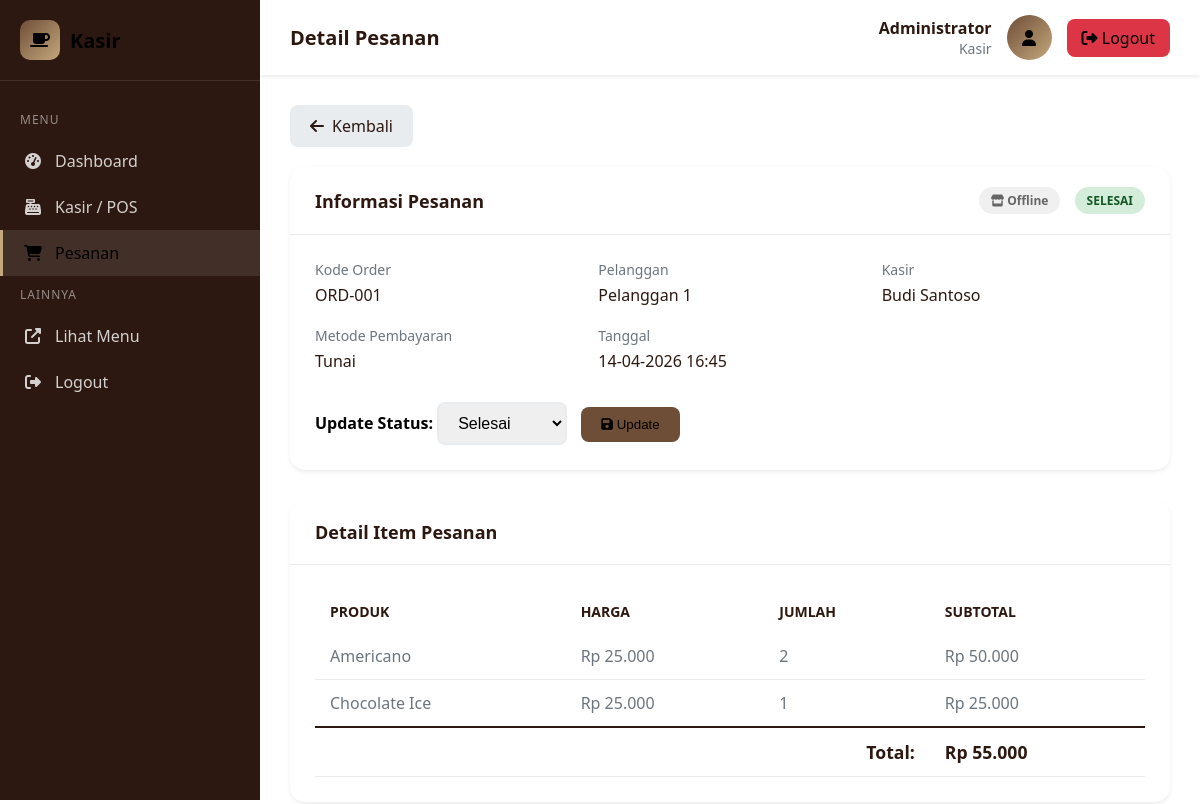
/kasir/orders/view.php?id=1 (signed in), run on the app's committed database.
### tables this page shows
CREATE TABLE IF NOT EXISTS orders (
    id INT PRIMARY KEY AUTO_INCREMENT,
    kode_order VARCHAR(20) UNIQUE NOT NULL,
    user_id INT,
    nama_pelanggan VARCHAR(100),
    nomor_meja VARCHAR(20),
    total_harga DECIMAL(12,2) NOT NULL,
    metode_pembayaran ENUM('tunai', 'qris', 'transfer') DEFAULT 'tunai',
    catatan TEXT,
    tipe_order ENUM('online', 'offline') DEFAULT 'offline',
    status_order ENUM('pending', 'diproses', 'selesai', 'dibatalkan') DEFAULT 'pending',
    created_at TIMESTAMP DEFAULT CURRENT_TIMESTAMP,
    FOREIGN KEY (user_id) REFERENCES users(id)
);

CREATE TABLE IF NOT EXISTS users (
    id INT PRIMARY KEY AUTO_INCREMENT,
    username VARCHAR(50) NOT NULL UNIQUE,
    password VARCHAR(255) NOT NULL,
    nama_lengkap VARCHAR(100) NOT NULL,
    email VARCHAR(100) NOT NULL,
    role ENUM('admin', 'kasir', 'pengelola') DEFAULT 'kasir',
    status ENUM('active', 'inactive') DEFAULT 'active',
    created_at TIMESTAMP DEFAULT CURRENT_TIMESTAMP
);

CREATE TABLE IF NOT EXISTS order_items (
    id INT PRIMARY KEY AUTO_INCREMENT,
    order_id INT NOT NULL,
    produk_id INT NOT NULL,
    jumlah INT NOT NULL,
    harga_saat_pesan DECIMAL(10,2) NOT NULL,
    subtotal DECIMAL(12,2) NOT NULL,
    FOREIGN KEY (order_id) REFERENCES orders(id) ON DELETE CASCADE,
    FOREIGN KEY (produk_id) REFERENCES products(id)
);

CREATE TABLE IF NOT EXISTS products (
    id INT PRIMARY KEY AUTO_INCREMENT,
    nama_produk VARCHAR(200) NOT NULL,
    deskripsi TEXT,
    harga DECIMAL(10,2) NOT NULL,
    kategori_id INT,
    gambar VARCHAR(255),
    status ENUM('active', 'inactive') DEFAULT 'active',
    created_at TIMESTAMP DEFAULT CURRENT_TIMESTAMP,
    FOREIGN KEY (kategori_id) REFERENCES categories(id) ON DELETE SET NULL
);

### config/functions.php (called while the page is built, shortened)
<?php
require_once 'database.php';
function formatCurrency($amount)
{
    return 'Rp ' . number_format($amount, 0, ',', '.');
}
function getOrderById($id)
{
    global $conn;
    $stmt = $conn->prepare("SELECT o.*, u.nama_lengkap as nama_kasir
                            FROM orders o
                            LEFT JOIN users u ON o.user_id = u.id
                            WHERE o.id = ?");
    $stmt->bind_param("i", $id);
    $stmt->execute();
    return $stmt->get_result()->fetch_assoc();
}
function getOrderItems($order_id)
{
    global $conn;
    $stmt = $conn->prepare("SELECT oi.*, p.nama_produk, p.gambar
                            FROM order_items oi
                            LEFT JOIN products p ON oi.produk_id = p.id
                            WHERE oi.order_id = ?");
    $stmt->bind_param("i", $order_id);
    $stmt->execute();
    return $stmt->get_result()->fetch_all(MYSQLI_ASSOC);
}

### kasir/orders/view.php (the view, shortened to what this page needs)
<?php
require_once '../../config/functions.php';
$id = isset($_GET['id']) ? (int) $_GET['id'] : 0;
$order = getOrderById($id);
$items = getOrderItems($id);
?>
<!DOCTYPE html>
<html lang="id">
<head>
    <link rel="stylesheet" href="https://cdnjs.cloudflare.com/ajax/libs/font-awesome/6.4.0/css/all.min.css">
</head>
<body>
    <aside class="sidebar">
        <div class="sidebar-brand">
            <div class="logo-icon"><i class="fas fa-coffee"></i></div>
            <span>Kasir</span>
        </div>
        <nav class="sidebar-menu">
            <div class="menu-section">Menu</div>
            <a href="../index.php" class="menu-item"><i class="fas fa-tachometer-alt"></i><span>Dashboard</span></a>
            <a href="../pos.php" class="menu-item"><i class="fas fa-cash-register"></i><span>Kasir / POS</span></a>
            <a href="index.php" class="menu-item active"><i class="fas fa-shopping-cart"></i><span>Pesanan</span></a>
            <div class="menu-section">Lainnya</div>
            <a href="../../index.php" class="menu-item" target="_blank"><i
                    class="fas fa-external-link-alt"></i><span>Lihat Menu</span></a>
            <a href="../logout.php" class="menu-item"><i class="fas fa-sign-out-alt"></i><span>Logout</span></a>
        </nav>
    </aside>
    <main class="main-content">
        <header class="admin-header">
            <h1 class="header-title">Detail Pesanan</h1>
            <div class="header-user">
                <div class="user-info">
                    <div class="user-name">
                        <?= $_SESSION['admin_nama'] ?>
                    </div>
                    <div class="user-role">Kasir</div>
                </div>
                <div class="user-avatar"><i class="fas fa-user"></i></div>
                <a href="../logout.php" class="btn-logout"><i class="fas fa-sign-out-alt"></i> Logout</a>
            </div>
        </header>
        <div class="content">
            <a href="index.php" class="btn-back"><i class="fas fa-arrow-left"></i> Kembali</a>
            <div class="card">
                <div class="card-header">
                    <h2 class="card-title">Informasi Pesanan</h2>
                    <div>
                        <span class="tipe-badge <?= $order['tipe_order'] ?>">
                            <?= $order['tipe_order'] == 'online' ? '<i class="fas fa-globe"></i> Online' : '<i class="fas fa-store"></i> Offline' ?>
                        </span>
                        <span class="status-badge <?= $order['status_order'] ?>" style="margin-left: 10px;">
                            <?= strtoupper($order['status_order']) ?>
                        </span>
                    </div>
                </div>
                <div class="card-body">
                    <div class="order-info">
                        <div class="info-item">
                            <div class="info-label">Kode Order</div>
                            <div class="info-value">
                                <?= $order['kode_order'] ?>
                            </div>
                        </div>
                        <div class="info-item">
                            <div class="info-label">Pelanggan</div>
                            <div class="info-value">
                                <?= $order['nama_pelanggan'] ?>
                            </div>
                        </div>
                        <div class="info-item">
                            <div class="info-label">Kasir</div>
                            <div class="info-value">
                                <?= $order['nama_kasir'] ?: '-' ?>
                            </div>
                        </div>
                        <div class="info-item">
                            <div class="info-label">Metode Pembayaran</div>
                            <div class="info-value">
                                <?= ucfirst($order['metode_pembayaran']) ?>
                            </div>
                        </div>
                        <div class="info-item">
                            <div class="info-label">Tanggal</div>
                            <div class="info-value">
                                <?= date('d-m-Y H:i', strtotime($order['created_at'])) ?>
                            </div>
                        </div>
                    </div>
                    <form method="POST" class="form-group">
                        <label><strong>Update Status:</strong></label>
                        <select name="status">
                            <option value="selesai" <?= $order['status_order'] == 'selesai' ? 'selected' : '' ?>>Selesai
                            </option>
                        </select>
                        <button type="submit" name="update_status" class="btn-update"><i class="fas fa-save"></i>
                            Update</button>
                    </form>
                </div>
            </div>
            <div class="card">
                <div class="card-header">
                    <h2 class="card-title">Detail Item Pesanan</h2>
                </div>
                <div class="card-body">
                    <table class="table">
                        <thead>
                            <tr>
                                <th>Produk</th>
                                <th>Harga</th>
                                <th>Jumlah</th>
                                <th>Subtotal</th>
                            </tr>
                        </thead>
                        <tbody>
                            <?php foreach ($items as $item): ?>
                                <tr>
                                    <td>
                                        <?= $item['nama_produk'] ?>
                                    </td>
                                    <td>
                                        <?= formatCurrency($item['harga_saat_pesan']) ?>
                                    </td>
                                    <td>
                                        <?= $item['jumlah'] ?>
                                    </td>
                                    <td>
                                        <?= formatCurrency($item['subtotal']) ?>
                                    </td>
                                </tr>
                            <?php endforeach; ?>
                            <tr class="total-row">
                                <td colspan="3" style="text-align: right;">Total:</td>
                                <td>
                                    <?= formatCurrency($order['total_harga']) ?>
                                </td>
                            </tr>
                        </tbody>
                    </table>
                </div>
            </div>
        </div>
    </main>
</body>
</html>

### kasir/orders/view.php (style rules this page uses)
:root { --primary: #6F4E37; --primary-dark: #5D4037; --secondary: #C4A77D; --dark: #2C1810; --white: --gray-100 #ffffff; : #f8f9fa; --gray-200: #e9ecef; --gray-600: #6c757d; --success: #28a745; --danger: #dc3545; --info: #17a2b8; --shadow: 0 0.125rem 0.25rem rgba(0, 0, 0, 0.075); }
* { margin: 0; padding: 0; box-sizing: border-box; }
body { font-family: 'Segoe UI', sans-serif; background: var(--gray-100); min-height: 100vh; }
.sidebar { position: fixed; top: 0; left: 0; width: 260px; height: 100vh; background: var(--dark); color: var(--white); z-index: 100; }
.sidebar-brand { padding: 20px; display: flex; align-items: center; gap: 10px; border-bottom: 1px solid rgba(255, 255, 255, 0.1); }
.sidebar-brand .logo-icon { width: 40px; height: 40px; background: linear-gradient(135deg, var(--primary), var(--secondary)); border-radius: 10px; display: flex; align-items: center; justify-content: center; }
.sidebar-brand span { font-size: 1.25rem; font-weight: 700; }
.sidebar-menu { padding: 20px 0; }
.menu-section { padding: 10px 20px; font-size: 0.75rem; text-transform: uppercase; color: rgba(255, 255, 255, 0.5); letter-spacing: 1px; }
.menu-item { padding: 12px 20px; display: flex; align-items: center; gap: 12px; color: rgba(255, 255, 255, 0.8); text-decoration: none; transition: all 0.3s; border-left: 3px solid transparent; }
.menu-item:hover, .menu-item.active { background: rgba(255, 255, 255, 0.1); color: var(--white); border-left-color: var(--secondary); }
.menu-item i { width: 20px; text-align: center; }
.main-content { margin-left: 260px; min-height: 100vh; }
.admin-header { background: var(--white); padding: 15px 30px; display: flex; justify-content: space-between; align-items: center; box-shadow: var(--shadow); position: sticky; top: 0; z-index: 50; }
.header-title { font-size: 1.25rem; font-weight: 600; color: var(--dark); }
.header-user { display: flex; align-items: center; gap: 15px; }
.user-info { text-align: right; }
.user-name { font-weight: 600; color: var(--dark); }
.user-role { font-size: 0.875rem; color: var(--gray-600); }
.user-avatar { width: 45px; height: 45px; background: linear-gradient(135deg, var(--primary), var(--secondary)); border-radius: 50%; display: flex; align-items: center; justify-content: center; color: var(--white); }
.btn-logout { padding: 8px 15px; background: var(--danger); color: var(--white); border: none; border-radius: 8px; cursor: pointer; text-decoration: none; }
.content { padding: 30px; }
.btn-back { padding: 10px 20px; background: var(--gray-200); color: var(--dark); border: none; border-radius: 8px; font-weight: 500; cursor: pointer; text-decoration: none; display: inline-flex; align-items: center; gap: 8px; margin-bottom: 20px; }
.card { background: var(--white); border-radius: 15px; box-shadow: var(--shadow); overflow: hidden; margin-bottom: 30px; }
.card-header { padding: 20px 25px; border-bottom: 1px solid var(--gray-200); display: flex; justify-content: space-between; align-items: center; }
.card-title { font-size: 1.125rem; font-weight: 600; color: var(--dark); }
.card-body { padding: 25px; }
.order-info { display: grid; grid-template-columns: repeat(auto-fit, minmax(200px, 1fr)); gap: 20px; margin-bottom: 30px; }
.info-label { font-size: 0.875rem; color: var(--gray-600); margin-bottom: 5px; }
.info-value { font-size: 1rem; font-weight: 500; color: var(--dark); }
.status-badge { display: inline-block; padding: 5px 12px; border-radius: 20px; font-size: 0.75rem; font-weight: 600; }
.status-badge.selesai { background: #d4edda; color: #155724; }
.tipe-badge { display: inline-block; padding: 5px 12px; border-radius: 20px; font-size: 0.75rem; font-weight: 600; }
.tipe-badge.offline { background: #f0f0f0; color: #666; }
.table { width: 100%; border-collapse: collapse; }
.table th, .table td { padding: 12px 15px; text-align: left; }
.table th { background: var(--gray-100); font-weight: 600; color: var(--dark); font-size: 0.875rem; text-transform: uppercase; }
.table td { border-bottom: 1px solid var(--gray-200); color: var(--gray-600); }
.total-row td { font-weight: 600; font-size: 1.1rem; color: var(--dark); border-top: 2px solid var(--dark); }
.form-group { margin-top: 20px; }
.form-group select { padding: 10px 15px; border: 2px solid var(--gray-200); border-radius: 8px; font-size: 1rem; margin-right: 10px; }
.btn-update { padding: 10px 20px; background: var(--primary); color: var(--white); border: none; border-radius: 8px; cursor: pointer; }

### data on the page
orders: status_order "SELESAI", kode_order "ORD-001", nama_pelanggan "Pelanggan 1", user.nama_lengkap "Budi Santoso", metode_pembayaran "Tunai", created_at "14-04-2026 16:45", status "Selesai", total_harga "Rp 55.000"
order_items: produk.nama_produk "Americano", harga_saat_pesan "Rp 25.000", jumlah "2", subtotal "Rp 50.000"
order_items: produk.nama_produk "Chocolate Ice", harga_saat_pesan "Rp 25.000", jumlah "1", subtotal "Rp 25.000"

### other printed values
$_SESSION['admin_nama'] "Administrator"
